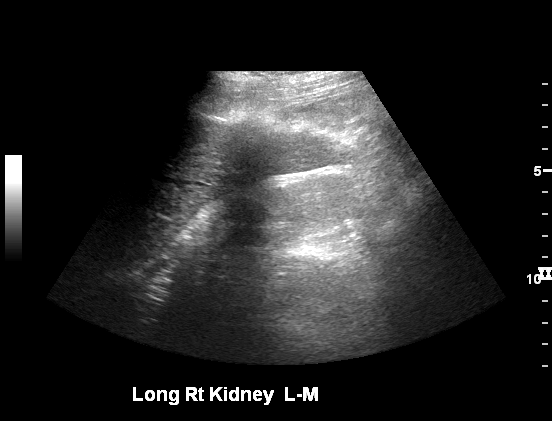
#> input picture dataset_aumentado/dataset_geral/imagens/monai_renal_png__A105609_US_RETROPERITONEAL_COMPLETE_RENAL_ARTERY_DOPPLER_3999566583046568__A105609-1-1024-1gwum7h__frame000.png, 552 x 421 px, found by its file name
$ python build_discussion_quality_figure.py
#> lines starting #> are read from the running program, lines starting #| are printed output that depends on the picture; after the words box and inside, x2 and y2 are one past the last pixel; in counts of white or black regions, pixels touching at a corner belong together; pictures that were not available may be replaced by others from this repository, and a replacement may not be noted
from pathlib import Path

import cv2
import matplotlib.pyplot as plt
import numpy as np


ROOT = Path(r"D:\kidney")
FIGURE = (
    ROOT
    / "artigo"
    / "SBBD_2026___Jefferson"
    / "figures"
    / "capsule_quality_comparison.png"
)

FAILED_IMAGE = (
    ROOT
    / "dataset_aumentado"
    / "dataset_geral_v2"
    / "imagens"
    / "monai_renal_png__A105609_US_RETROPERITONEAL_COMPLETE_RENAL_ARTERY_DOPPLER_3999566583046568__A105609-1-1024-1gwum7h__frame000.png"
)
SUCCESS_ID = (
    "monai_renal_png__A99505_US_RETROPERITONEAL_COMPLETE_RENAL_ARTERY_DOPPLER_"
    "2229110238275594__A99505-1-2-1g3gq79__frame000.png"
)
SUCCESS_IMAGE = (
    ROOT / "dataset_aumentado" / "dataset_geral_v2" / "imagens" / SUCCESS_ID
)
UNET_MASK = (
    ROOT / "dataset_aumentado" / "dataset_geral_v2" / "mascaras" / SUCCESS_ID
)
DEEPLAB_MASK = (
    ROOT
    / "results"
    / "segmentation_experiments"
    / "capsule_unet_deeplab_consensus"
    / "deeplab_masks"
    / SUCCESS_ID
)


def read_gray(path: Path) -> np.ndarray:
    image = cv2.imread(str(path), cv2.IMREAD_GRAYSCALE)
#> image is the input picture: shape (421, 552); min 0, max 255, mean 35.9
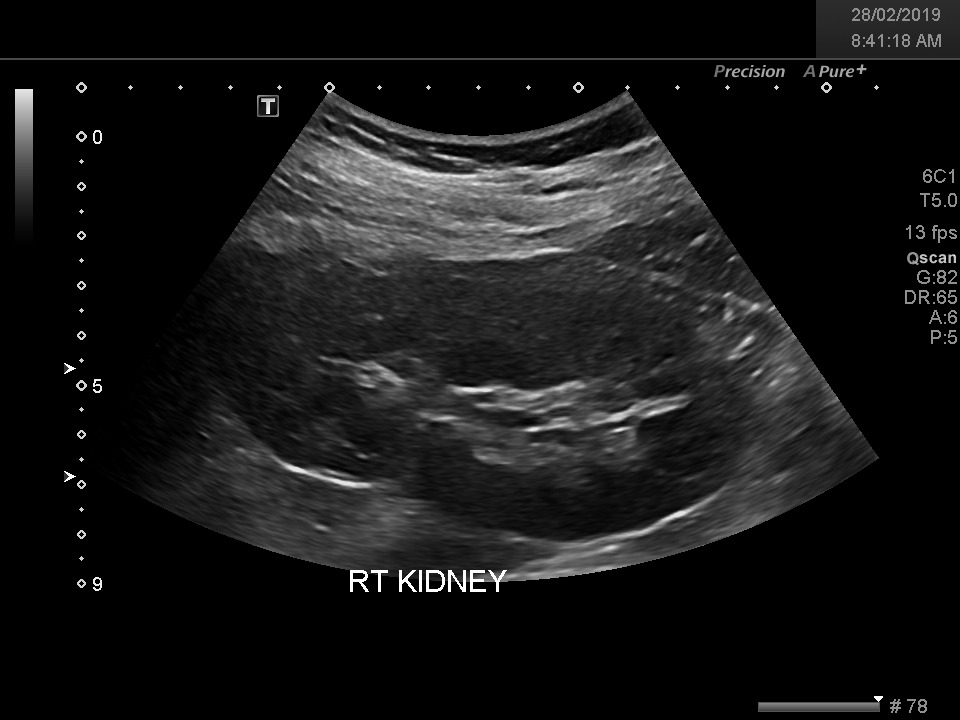
#> input picture dataset_aumentado/dataset_geral/imagens/kidneyus_capsule_test__293_IM-0101-0036_anon.png, 960 x 720 px, given in place of Y_DOPPLER_2229110238275594__A99505-1-2-1g3gq79__frame000.png, which was not available
#> in read_gray, image is the input picture: shape (720, 960); min 0, max 255, mean 22.5
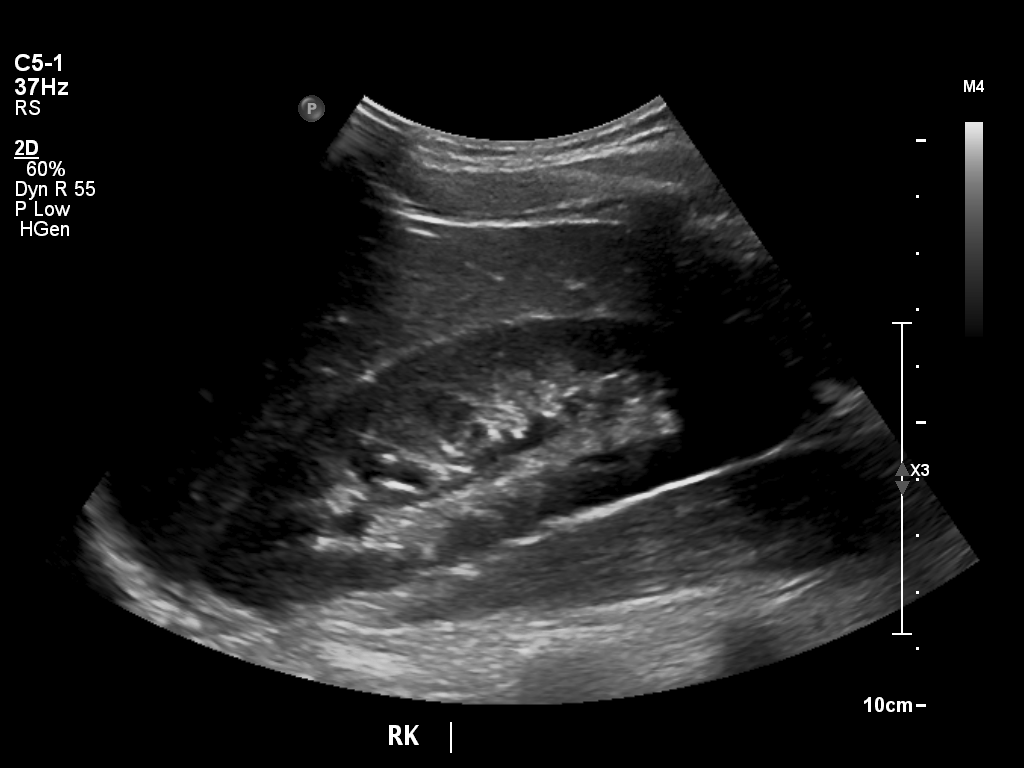
#> input picture dataset_aumentado/dataset_geral/imagens/kidneyus_capsule_train__453_IM-0187-0044_anon.png, 1024 x 768 px, given in place of Y_DOPPLER_2229110238275594__A99505-1-2-1g3gq79__frame000.png, which was not available
#> in read_gray, image is the input picture: shape (768, 1024); min 0, max 255, mean 27.2
    if image is None:
        raise FileNotFoundError(path)
    return image


def contour(mask: np.ndarray) -> list[np.ndarray]:
    binary = (mask > 0).astype(np.uint8)
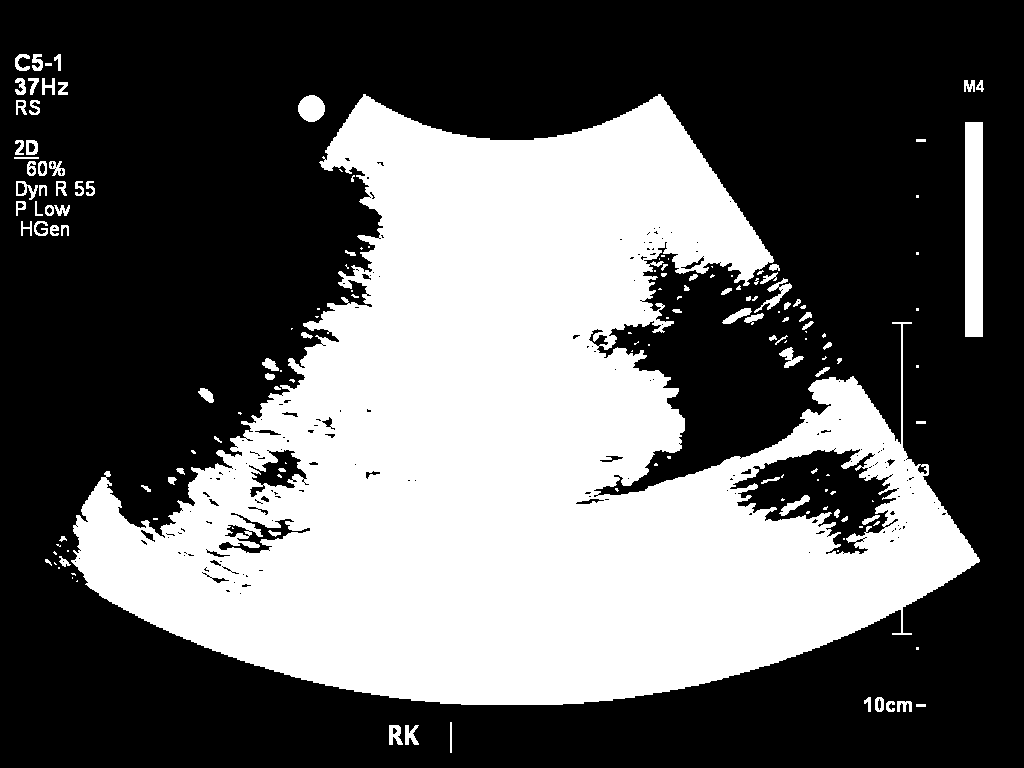
#> binary: shape (768, 1024); values 0 (black) and 1 (white), 38.3% white; 160 white regions (71 under 20 px)
    contours, _ = cv2.findContours(
        binary, cv2.RETR_EXTERNAL, cv2.CHAIN_APPROX_SIMPLE
    )
#> contours = 136 contours, 71 with area under 20; largest, box (x1, y1, x2, y2) and area: (71, 94, 980, 705) 300413, (965, 122, 983, 337) 3638, (298, 95, 325, 122) 524, (754, 278, 792, 313) 254, (16, 181, 38, 200) 182
    return contours


failed = read_gray(FAILED_IMAGE)
success = read_gray(SUCCESS_IMAGE)
unet = read_gray(UNET_MASK)
deeplab = read_gray(DEEPLAB_MASK)

overlay = cv2.cvtColor(success, cv2.COLOR_GRAY2RGB)
cv2.drawContours(overlay, contour(unet), -1, (0, 230, 80), 4)
cv2.drawContours(overlay, contour(deeplab), -1, (255, 70, 60), 3)
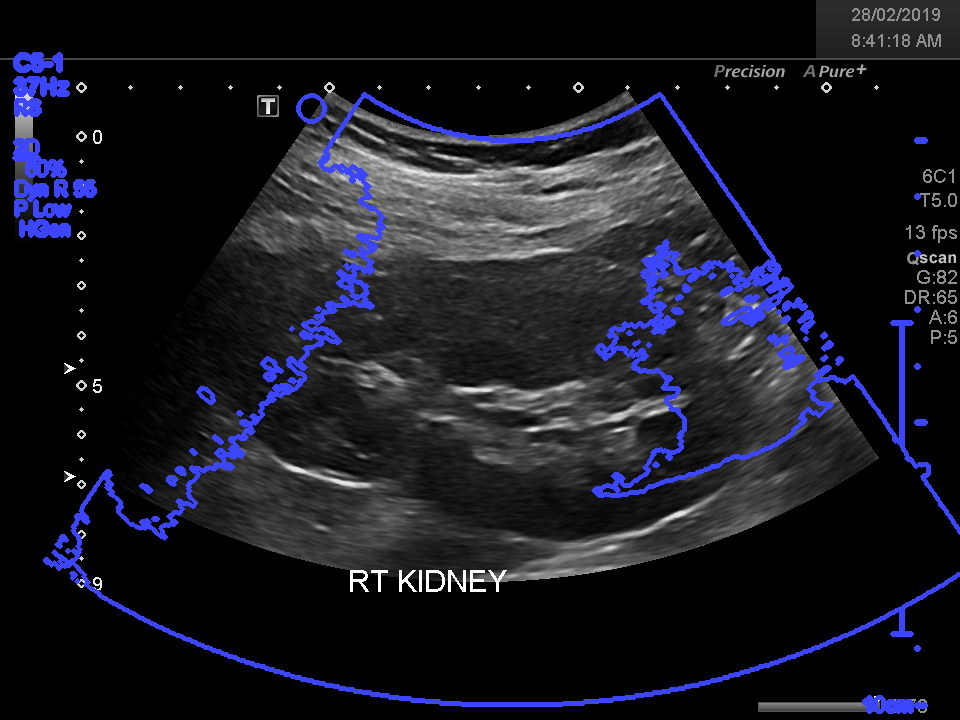
#> overlay: shape (720, 960, 3); mean B, G, R 34.1, 24.7, 24.2

plt.rcParams.update({"font.family": "DejaVu Sans", "font.size": 10})
fig, axes = plt.subplots(1, 3, figsize=(10.8, 3.15))

axes[0].imshow(failed, cmap="gray", vmin=0, vmax=255)
axes[0].set_title("(a) Sem segmentação", fontweight="bold")

axes[1].imshow(success, cmap="gray", vmin=0, vmax=255)
axes[1].set_title("(b) Imagem segmentada", fontweight="bold")

axes[2].imshow(overlay)
axes[2].set_title("(c) Contornos dos modelos", fontweight="bold")
axes[2].plot([], [], color=(0, 0.9, 0.31), linewidth=3, label="U-Net")
axes[2].plot([], [], color=(1, 0.27, 0.24), linewidth=3, label="DeepLabV3")
axes[2].legend(
    loc="lower center",
    bbox_to_anchor=(0.5, -0.02),
    ncol=2,
    framealpha=0.86,
    fontsize=8,
)

for axis in axes:
    axis.axis("off")

fig.subplots_adjust(left=0.005, right=0.995, top=0.91, bottom=0.01, wspace=0.025)
FIGURE.parent.mkdir(parents=True, exist_ok=True)
fig.savefig(FIGURE, dpi=220, bbox_inches="tight", pad_inches=0.02)
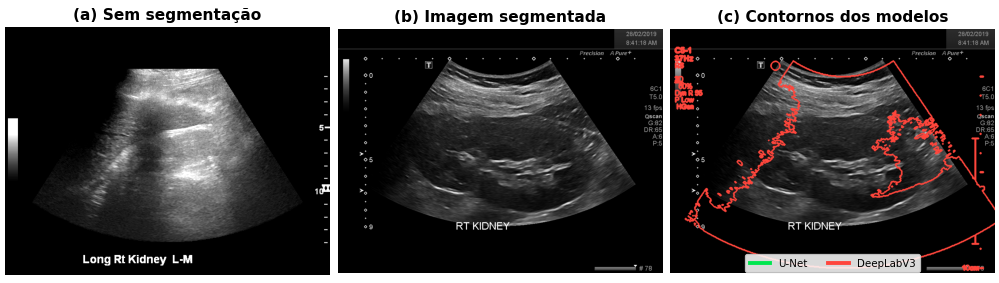
#> figure drawn by matplotlib, 3 panels; B, G, R data is drawn as R, G, B
plt.close(fig)
print(FIGURE)
